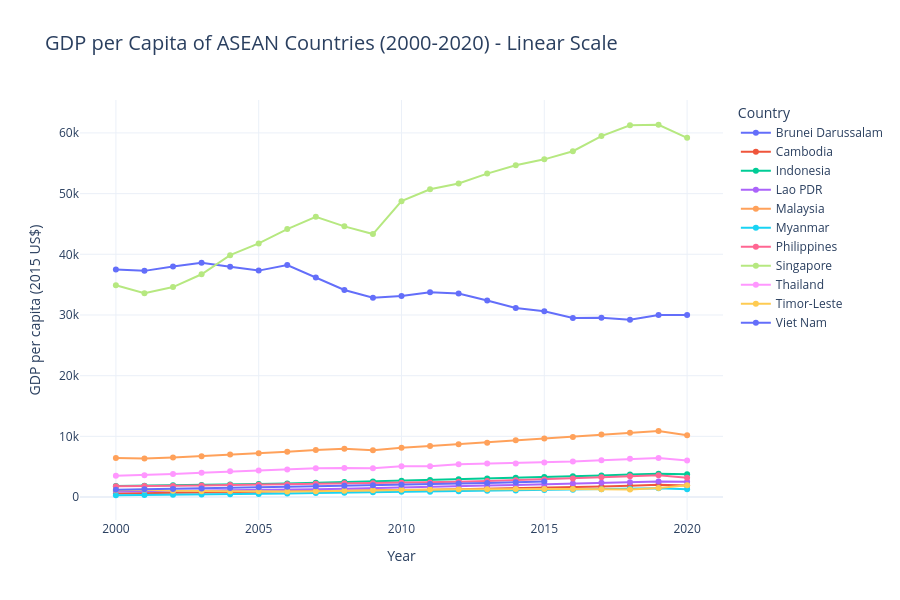
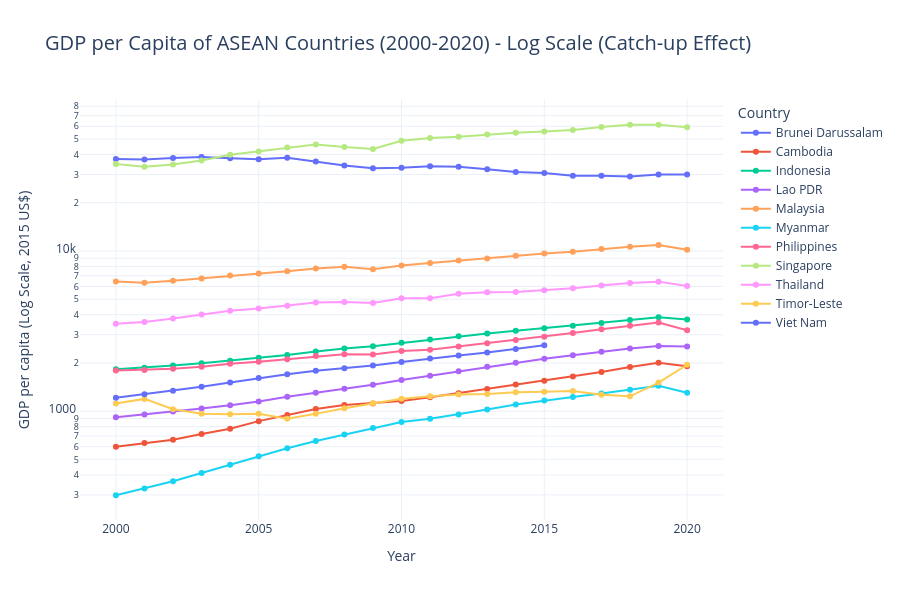

Source (notebook cell) for these figures, in order:
### Markdown cell above
- **Data field:**
  - `GDP per capita (constant 2015 US$)`: Reflects the average income level and relative economic size of each citizen after adjusting for inflation, allowing for an objective wealth comparison.
  - `GDP per capita growth (annual %)`: Measures the annual growth rate, highlighting the "catch-up effect" of developing countries.

- **Chart type:** Multi-line chart (Linear and Log Scale) because it clearly illustrates the absolute divergence, the massive wealth gap, and the catch-up speed (slope) of lower-income countries over time.

- **Expected insight:** Singapore and Brunei will be in the high-income group, far ahead of the rest. The CLMV group (Cambodia, Laos, Myanmar, Vietnam) will show a steeper growth curve, reflecting their catch-up process. The absolute gap between countries remains large.

### Code cell
# 1. Filter and prepare data
df_gdp = df[['Country Name', 'Year', 'GDP per capita (constant 2015 US$)']].dropna()

# 2. Draw Multi-line Chart (Linear Scale)
fig_linear = px.line(
    df_gdp, 
    x="Year", 
    y="GDP per capita (constant 2015 US$)", 
    color="Country Name",
    markers=True,
    title="GDP per Capita of ASEAN Countries (2000-2020) - Linear Scale",
    labels={
        "GDP per capita (constant 2015 US$)": "GDP per capita (2015 US$)",
        "Year": "Year"
    },
    template="plotly_white"
)
fig_linear.update_layout(
    height=600, 
    title_font_size=20,
    legend_title="Country"
)
fig_linear.show()

# 3. Draw Multi-line Chart (Log Scale) to visualize the "Catch-up Effect"
fig_log = px.line(
    df_gdp, 
    x="Year", 
    y="GDP per capita (constant 2015 US$)", 
    color="Country Name",
    markers=True,
    log_y=True,  # Enable Logarithmic scale on Y-axis
    title="GDP per Capita of ASEAN Countries (2000-2020) - Log Scale (Catch-up Effect)",
    labels={
        "GDP per capita (constant 2015 US$)": "GDP per capita (Log Scale, 2015 US$)",
        "Year": "Year"
    },
    template="plotly_white"
)
fig_log.update_layout(
    height=600, 
    title_font_size=20,
    legend_title="Country"
)
fig_log.show()

### Figure 1 — Plotly figure (JSON) as saved in the notebook; plotly's stock layout.template omitted (floating-point values rounded to 4 significant figures)
{"data": [{"hovertemplate": "Country Name=Brunei Darussalam<br>Year=%{x}<br>GDP per capita (2015 US$)=%{y}<extra></extra>", "legendgroup": "Brunei Darussalam", "line": {"color": "#636efa", "dash": "solid"}, "marker": {"symbol": "circle"}, "mode": "lines+markers", "name": "Brunei Darussalam", "orientation": "v", "showlegend": true, "type": "scatter", "x": [2000, 2001, 2002, 2003, 2004, 2005, 2006, 2007, 2008, 2009, 2010, 2011, 2012, 2013, 2014, 2015, 2016, 2017, 2018, 2019, 2020], "xaxis": "x", "y": [37510.0, 37270.0, 37980.0, 38600.0, 37950.0, 37310.0, 38230.0, 36170.0, 34130.0, 32860.0, 33120.0, 33750.0, 33540.0, 32380.0, 31150.0, 30630.0, 29490.0, 29520.0, 29200.0, 30000.0, 30020.0], "yaxis": "y"}, {"hovertemplate": "Country Name=Cambodia<br>Year=%{x}<br>GDP per capita (2015 US$)=%{y}<extra></extra>", "legendgroup": "Cambodia", "line": {"color": "#EF553B", "dash": "solid"}, "marker": {"symbol": "circle"}, "mode": "lines+markers", "name": "Cambodia", "orientation": "v", "showlegend": true, "type": "scatter", "x": [2000, 2001, 2002, 2003, 2004, 2005, 2006, 2007, 2008, 2009, 2010, 2011, 2012, 2013, 2014, 2015, 2016, 2017, 2018, 2019, 2020], "xaxis": "x", "y": [598.6, 632.8, 662.2, 719.3, 775.8, 866.3, 947.1, 1030.0, 1091.0, 1117.0, 1156.0, 1221.0, 1295.0, 1376.0, 1465.0, 1547.0, 1645.0, 1754.0, 1884.0, 2008.0, 1909.0], "yaxis": "y"}, {"hovertemplate": "Country Name=Indonesia<br>Year=%{x}<br>GDP per capita (2015 US$)=%{y}<extra></extra>", "legendgroup": "Indonesia", "line": {"color": "#00cc96", "dash": "solid"}, "marker": {"symbol": "circle"}, "mode": "lines+markers", "name": "Indonesia", "orientation": "v", "showlegend": true, "type": "scatter", "x": [2000, 2001, 2002, 2003, 2004, 2005, 2006, 2007, 2008, 2009, 2010, 2011, 2012, 2013, 2014, 2015, 2016, 2017, 2018, 2019, 2020], "xaxis": "x", "y": [1828.0, 1869.0, 1926.0, 1992.0, 2066.0, 2155.0, 2244.0, 2355.0, 2465.0, 2546.0, 2671.0, 2800.0, 2931.0, 3055.0, 3171.0, 3288.0, 3417.0, 3554.0, 3701.0, 3851.0, 3739.0], "yaxis": "y"}, {"hovertemplate": "Country Name=Lao PDR<br>Year=%{x}<br>GDP per capita (2015 US$)=%{y}<extra></extra>", "legendgroup": "Lao PDR", "line": {"color": "#ab63fa", "dash": "solid"}, "marker": {"symbol": "circle"}, "mode": "lines+markers", "name": "Lao PDR", "orientation": "v", "showlegend": true, "type": "scatter", "x": [2000, 2001, 2002, 2003, 2004, 2005, 2006, 2007, 2008, 2009, 2010, 2011, 2012, 2013, 2014, 2015, 2016, 2017, 2018, 2019, 2020], "xaxis": "x", "y": [917.2, 954.1, 994.5, 1039.0, 1089.0, 1149.0, 1228.0, 1301.0, 1382.0, 1463.0, 1565.0, 1666.0, 1775.0, 1890.0, 2006.0, 2121.0, 2235.0, 2352.0, 2460.0, 2555.0, 2530.0], "yaxis": "y"}, {"hovertemplate": "Country Name=Malaysia<br>Year=%{x}<br>GDP per capita (2015 US$)=%{y}<extra></extra>", "legendgroup": "Malaysia", "line": {"color": "#FFA15A", "dash": "solid"}, "marker": {"symbol": "circle"}, "mode": "lines+markers", "name": "Malaysia", "orientation": "v", "showlegend": true, "type": "scatter", "x": [2000, 2001, 2002, 2003, 2004, 2005, 2006, 2007, 2008, 2009, 2010, 2011, 2012, 2013, 2014, 2015, 2016, 2017, 2018, 2019, 2020], "xaxis": "x", "y": [6456.0, 6335.0, 6517.0, 6733.0, 7025.0, 7234.0, 7470.0, 7770.0, 7976.0, 7700.0, 8119.0, 8400.0, 8711.0, 8965.0, 9342.0, 9649.0, 9901.0, 10290.0, 10610.0, 10900.0, 10170.0], "yaxis": "y"}, {"hovertemplate": "Country Name=Myanmar<br>Year=%{x}<br>GDP per capita (2015 US$)=%{y}<extra></extra>", "legendgroup": "Myanmar", "line": {"color": "#19d3f3", "dash": "solid"}, "marker": {"symbol": "circle"}, "mode": "lines+markers", "name": "Myanmar", "orientation": "v", "showlegend": true, "type": "scatter", "x": [2000, 2001, 2002, 2003, 2004, 2005, 2006, 2007, 2008, 2009, 2010, 2011, 2012, 2013, 2014, 2015, 2016, 2017, 2018, 2019, 2020], "xaxis": "x", "y": [298.6, 329.0, 364.9, 411.5, 463.3, 522.1, 586.1, 651.7, 714.6, 785.6, 854.9, 895.5, 953.1, 1025.0, 1099.0, 1167.0, 1225.0, 1291.0, 1362.0, 1441.0, 1301.0], "yaxis": "y"}, {"hovertemplate": "Country Name=Philippines<br>Year=%{x}<br>GDP per capita (2015 US$)=%{y}<extra></extra>", "legendgroup": "Philippines", "line": {"color": "#FF6692", "dash": "solid"}, "marker": {"symbol": "circle"}, "mode": "lines+markers", "name": "Philippines", "orientation": "v", "showlegend": true, "type": "scatter", "x": [2000, 2001, 2002, 2003, 2004, 2005, 2006, 2007, 2008, 2009, 2010, 2011, 2012, 2013, 2014, 2015, 2016, 2017, 2018, 2019, 2020], "xaxis": "x", "y": [1793.0, 1808.0, 1837.0, 1893.0, 1978.0, 2038.0, 2110.0, 2209.0, 2265.0, 2257.0, 2373.0, 2417.0, 2534.0, 2654.0, 2777.0, 2910.0, 3076.0, 3247.0, 3411.0, 3576.0, 3199.0], "yaxis": "y"}, {"hovertemplate": "Country Name=Singapore<br>Year=%{x}<br>GDP per capita (2015 US$)=%{y}<extra></extra>", "legendgroup": "Singapore", "line": {"color": "#B6E880", "dash": "solid"}, "marker": {"symbol": "circle"}, "mode": "lines+markers", "name": "Singapore", "orientation": "v", "showlegend": true, "type": "scatter", "x": [2000, 2001, 2002, 2003, 2004, 2005, 2006, 2007, 2008, 2009, 2010, 2011, 2012, 2013, 2014, 2015, 2016, 2017, 2018, 2019, 2020], "xaxis": "x", "y": [34890.0, 33600.0, 34600.0, 36710.0, 39860.0, 41800.0, 44160.0, 46180.0, 44600.0, 43330.0, 48750.0, 50710.0, 51680.0, 53300.0, 54680.0, 55650.0, 56990.0, 59490.0, 61250.0, 61350.0, 59190.0], "yaxis": "y"}, {"hovertemplate": "Country Name=Thailand<br>Year=%{x}<br>GDP per capita (2015 US$)=%{y}<extra></extra>", "legendgroup": "Thailand", "line": {"color": "#FF97FF", "dash": "solid"}, "marker": {"symbol": "circle"}, "mode": "lines+markers", "name": "Thailand", "orientation": "v", "showlegend": true, "type": "scatter", "x": [2000, 2001, 2002, 2003, 2004, 2005, 2006, 2007, 2008, 2009, 2010, 2011, 2012, 2013, 2014, 2015, 2016, 2017, 2018, 2019, 2020], "xaxis": "x", "y": [3515.0, 3599.0, 3784.0, 4018.0, 4233.0, 4372.0, 4552.0, 4761.0, 4806.0, 4737.0, 5059.0, 5070.0, 5404.0, 5517.0, 5541.0, 5689.0, 5858.0, 6077.0, 6314.0, 6435.0, 6035.0], "yaxis": "y"}, {"hovertemplate": "Country Name=Timor-Leste<br>Year=%{x}<br>GDP per capita (2015 US$)=%{y}<extra></extra>", "legendgroup": "Timor-Leste", "line": {"color": "#FECB52", "dash": "solid"}, "marker": {"symbol": "circle"}, "mode": "lines+markers", "name": "Timor-Leste", "orientation": "v", "showlegend": true, "type": "scatter", "x": [2000, 2001, 2002, 2003, 2004, 2005, 2006, 2007, 2008, 2009, 2010, 2011, 2012, 2013, 2014, 2015, 2016, 2017, 2018, 2019, 2020], "xaxis": "x", "y": [1118.0, 1193.0, 1028.0, 964.3, 955.5, 964.0, 897.6, 961.8, 1043.0, 1120.0, 1195.0, 1237.0, 1269.0, 1282.0, 1313.0, 1320.0, 1334.0, 1267.0, 1237.0, 1507.0, 1948.0], "yaxis": "y"}, {"hovertemplate": "Country Name=Viet Nam<br>Year=%{x}<br>GDP per capita (2015 US$)=%{y}<extra></extra>", "legendgroup": "Viet Nam", "line": {"color": "#636efa", "dash": "solid"}, "marker": {"symbol": "circle"}, "mode": "lines+markers", "name": "Viet Nam", "orientation": "v", "showlegend": true, "type": "scatter", "x": [2000, 2001, 2002, 2003, 2004, 2005, 2006, 2007, 2008, 2009, 2010, 2011, 2012, 2013, 2014, 2015], "xaxis": "x", "y": [1212.0, 1274.0, 1341.0, 1419.0, 1511.0, 1610.0, 1700.0, 1789.0, 1856.0, 1927.0, 2028.0, 2133.0, 2224.0, 2320.0, 2439.0, 2578.0], "yaxis": "y"}], "layout": {"height": 600, "legend": {"title": {"text": "Country"}, "tracegroupgap": 0}, "title": {"font": {"size": 20}, "text": "GDP per Capita of ASEAN Countries (2000-2020) - Linear Scale"}, "xaxis": {"anchor": "y", "domain": [0, 1], "title": {"text": "Year"}}, "yaxis": {"anchor": "x", "domain": [0, 1], "title": {"text": "GDP per capita (2015 US$)"}}}}

### Figure 2 — Plotly figure (JSON) as saved in the notebook; plotly's stock layout.template omitted (floating-point values rounded to 4 significant figures)
{"data": [{"hovertemplate": "Country Name=Brunei Darussalam<br>Year=%{x}<br>GDP per capita (Log Scale, 2015 US$)=%{y}<extra></extra>", "legendgroup": "Brunei Darussalam", "line": {"color": "#636efa", "dash": "solid"}, "marker": {"symbol": "circle"}, "mode": "lines+markers", "name": "Brunei Darussalam", "orientation": "v", "showlegend": true, "type": "scatter", "x": [2000, 2001, 2002, 2003, 2004, 2005, 2006, 2007, 2008, 2009, 2010, 2011, 2012, 2013, 2014, 2015, 2016, 2017, 2018, 2019, 2020], "xaxis": "x", "y": [37510.0, 37270.0, 37980.0, 38600.0, 37950.0, 37310.0, 38230.0, 36170.0, 34130.0, 32860.0, 33120.0, 33750.0, 33540.0, 32380.0, 31150.0, 30630.0, 29490.0, 29520.0, 29200.0, 30000.0, 30020.0], "yaxis": "y"}, {"hovertemplate": "Country Name=Cambodia<br>Year=%{x}<br>GDP per capita (Log Scale, 2015 US$)=%{y}<extra></extra>", "legendgroup": "Cambodia", "line": {"color": "#EF553B", "dash": "solid"}, "marker": {"symbol": "circle"}, "mode": "lines+markers", "name": "Cambodia", "orientation": "v", "showlegend": true, "type": "scatter", "x": [2000, 2001, 2002, 2003, 2004, 2005, 2006, 2007, 2008, 2009, 2010, 2011, 2012, 2013, 2014, 2015, 2016, 2017, 2018, 2019, 2020], "xaxis": "x", "y": [598.6, 632.8, 662.2, 719.3, 775.8, 866.3, 947.1, 1030.0, 1091.0, 1117.0, 1156.0, 1221.0, 1295.0, 1376.0, 1465.0, 1547.0, 1645.0, 1754.0, 1884.0, 2008.0, 1909.0], "yaxis": "y"}, {"hovertemplate": "Country Name=Indonesia<br>Year=%{x}<br>GDP per capita (Log Scale, 2015 US$)=%{y}<extra></extra>", "legendgroup": "Indonesia", "line": {"color": "#00cc96", "dash": "solid"}, "marker": {"symbol": "circle"}, "mode": "lines+markers", "name": "Indonesia", "orientation": "v", "showlegend": true, "type": "scatter", "x": [2000, 2001, 2002, 2003, 2004, 2005, 2006, 2007, 2008, 2009, 2010, 2011, 2012, 2013, 2014, 2015, 2016, 2017, 2018, 2019, 2020], "xaxis": "x", "y": [1828.0, 1869.0, 1926.0, 1992.0, 2066.0, 2155.0, 2244.0, 2355.0, 2465.0, 2546.0, 2671.0, 2800.0, 2931.0, 3055.0, 3171.0, 3288.0, 3417.0, 3554.0, 3701.0, 3851.0, 3739.0], "yaxis": "y"}, {"hovertemplate": "Country Name=Lao PDR<br>Year=%{x}<br>GDP per capita (Log Scale, 2015 US$)=%{y}<extra></extra>", "legendgroup": "Lao PDR", "line": {"color": "#ab63fa", "dash": "solid"}, "marker": {"symbol": "circle"}, "mode": "lines+markers", "name": "Lao PDR", "orientation": "v", "showlegend": true, "type": "scatter", "x": [2000, 2001, 2002, 2003, 2004, 2005, 2006, 2007, 2008, 2009, 2010, 2011, 2012, 2013, 2014, 2015, 2016, 2017, 2018, 2019, 2020], "xaxis": "x", "y": [917.2, 954.1, 994.5, 1039.0, 1089.0, 1149.0, 1228.0, 1301.0, 1382.0, 1463.0, 1565.0, 1666.0, 1775.0, 1890.0, 2006.0, 2121.0, 2235.0, 2352.0, 2460.0, 2555.0, 2530.0], "yaxis": "y"}, {"hovertemplate": "Country Name=Malaysia<br>Year=%{x}<br>GDP per capita (Log Scale, 2015 US$)=%{y}<extra></extra>", "legendgroup": "Malaysia", "line": {"color": "#FFA15A", "dash": "solid"}, "marker": {"symbol": "circle"}, "mode": "lines+markers", "name": "Malaysia", "orientation": "v", "showlegend": true, "type": "scatter", "x": [2000, 2001, 2002, 2003, 2004, 2005, 2006, 2007, 2008, 2009, 2010, 2011, 2012, 2013, 2014, 2015, 2016, 2017, 2018, 2019, 2020], "xaxis": "x", "y": [6456.0, 6335.0, 6517.0, 6733.0, 7025.0, 7234.0, 7470.0, 7770.0, 7976.0, 7700.0, 8119.0, 8400.0, 8711.0, 8965.0, 9342.0, 9649.0, 9901.0, 10290.0, 10610.0, 10900.0, 10170.0], "yaxis": "y"}, {"hovertemplate": "Country Name=Myanmar<br>Year=%{x}<br>GDP per capita (Log Scale, 2015 US$)=%{y}<extra></extra>", "legendgroup": "Myanmar", "line": {"color": "#19d3f3", "dash": "solid"}, "marker": {"symbol": "circle"}, "mode": "lines+markers", "name": "Myanmar", "orientation": "v", "showlegend": true, "type": "scatter", "x": [2000, 2001, 2002, 2003, 2004, 2005, 2006, 2007, 2008, 2009, 2010, 2011, 2012, 2013, 2014, 2015, 2016, 2017, 2018, 2019, 2020], "xaxis": "x", "y": [298.6, 329.0, 364.9, 411.5, 463.3, 522.1, 586.1, 651.7, 714.6, 785.6, 854.9, 895.5, 953.1, 1025.0, 1099.0, 1167.0, 1225.0, 1291.0, 1362.0, 1441.0, 1301.0], "yaxis": "y"}, {"hovertemplate": "Country Name=Philippines<br>Year=%{x}<br>GDP per capita (Log Scale, 2015 US$)=%{y}<extra></extra>", "legendgroup": "Philippines", "line": {"color": "#FF6692", "dash": "solid"}, "marker": {"symbol": "circle"}, "mode": "lines+markers", "name": "Philippines", "orientation": "v", "showlegend": true, "type": "scatter", "x": [2000, 2001, 2002, 2003, 2004, 2005, 2006, 2007, 2008, 2009, 2010, 2011, 2012, 2013, 2014, 2015, 2016, 2017, 2018, 2019, 2020], "xaxis": "x", "y": [1793.0, 1808.0, 1837.0, 1893.0, 1978.0, 2038.0, 2110.0, 2209.0, 2265.0, 2257.0, 2373.0, 2417.0, 2534.0, 2654.0, 2777.0, 2910.0, 3076.0, 3247.0, 3411.0, 3576.0, 3199.0], "yaxis": "y"}, {"hovertemplate": "Country Name=Singapore<br>Year=%{x}<br>GDP per capita (Log Scale, 2015 US$)=%{y}<extra></extra>", "legendgroup": "Singapore", "line": {"color": "#B6E880", "dash": "solid"}, "marker": {"symbol": "circle"}, "mode": "lines+markers", "name": "Singapore", "orientation": "v", "showlegend": true, "type": "scatter", "x": [2000, 2001, 2002, 2003, 2004, 2005, 2006, 2007, 2008, 2009, 2010, 2011, 2012, 2013, 2014, 2015, 2016, 2017, 2018, 2019, 2020], "xaxis": "x", "y": [34890.0, 33600.0, 34600.0, 36710.0, 39860.0, 41800.0, 44160.0, 46180.0, 44600.0, 43330.0, 48750.0, 50710.0, 51680.0, 53300.0, 54680.0, 55650.0, 56990.0, 59490.0, 61250.0, 61350.0, 59190.0], "yaxis": "y"}, {"hovertemplate": "Country Name=Thailand<br>Year=%{x}<br>GDP per capita (Log Scale, 2015 US$)=%{y}<extra></extra>", "legendgroup": "Thailand", "line": {"color": "#FF97FF", "dash": "solid"}, "marker": {"symbol": "circle"}, "mode": "lines+markers", "name": "Thailand", "orientation": "v", "showlegend": true, "type": "scatter", "x": [2000, 2001, 2002, 2003, 2004, 2005, 2006, 2007, 2008, 2009, 2010, 2011, 2012, 2013, 2014, 2015, 2016, 2017, 2018, 2019, 2020], "xaxis": "x", "y": [3515.0, 3599.0, 3784.0, 4018.0, 4233.0, 4372.0, 4552.0, 4761.0, 4806.0, 4737.0, 5059.0, 5070.0, 5404.0, 5517.0, 5541.0, 5689.0, 5858.0, 6077.0, 6314.0, 6435.0, 6035.0], "yaxis": "y"}, {"hovertemplate": "Country Name=Timor-Leste<br>Year=%{x}<br>GDP per capita (Log Scale, 2015 US$)=%{y}<extra></extra>", "legendgroup": "Timor-Leste", "line": {"color": "#FECB52", "dash": "solid"}, "marker": {"symbol": "circle"}, "mode": "lines+markers", "name": "Timor-Leste", "orientation": "v", "showlegend": true, "type": "scatter", "x": [2000, 2001, 2002, 2003, 2004, 2005, 2006, 2007, 2008, 2009, 2010, 2011, 2012, 2013, 2014, 2015, 2016, 2017, 2018, 2019, 2020], "xaxis": "x", "y": [1118.0, 1193.0, 1028.0, 964.3, 955.5, 964.0, 897.6, 961.8, 1043.0, 1120.0, 1195.0, 1237.0, 1269.0, 1282.0, 1313.0, 1320.0, 1334.0, 1267.0, 1237.0, 1507.0, 1948.0], "yaxis": "y"}, {"hovertemplate": "Country Name=Viet Nam<br>Year=%{x}<br>GDP per capita (Log Scale, 2015 US$)=%{y}<extra></extra>", "legendgroup": "Viet Nam", "line": {"color": "#636efa", "dash": "solid"}, "marker": {"symbol": "circle"}, "mode": "lines+markers", "name": "Viet Nam", "orientation": "v", "showlegend": true, "type": "scatter", "x": [2000, 2001, 2002, 2003, 2004, 2005, 2006, 2007, 2008, 2009, 2010, 2011, 2012, 2013, 2014, 2015], "xaxis": "x", "y": [1212.0, 1274.0, 1341.0, 1419.0, 1511.0, 1610.0, 1700.0, 1789.0, 1856.0, 1927.0, 2028.0, 2133.0, 2224.0, 2320.0, 2439.0, 2578.0], "yaxis": "y"}], "layout": {"height": 600, "legend": {"title": {"text": "Country"}, "tracegroupgap": 0}, "title": {"font": {"size": 20}, "text": "GDP per Capita of ASEAN Countries (2000-2020) - Log Scale (Catch-up Effect)"}, "xaxis": {"anchor": "y", "domain": [0, 1], "title": {"text": "Year"}}, "yaxis": {"anchor": "x", "domain": [0, 1], "title": {"text": "GDP per capita (Log Scale, 2015 US$)"}, "type": "log"}}}
